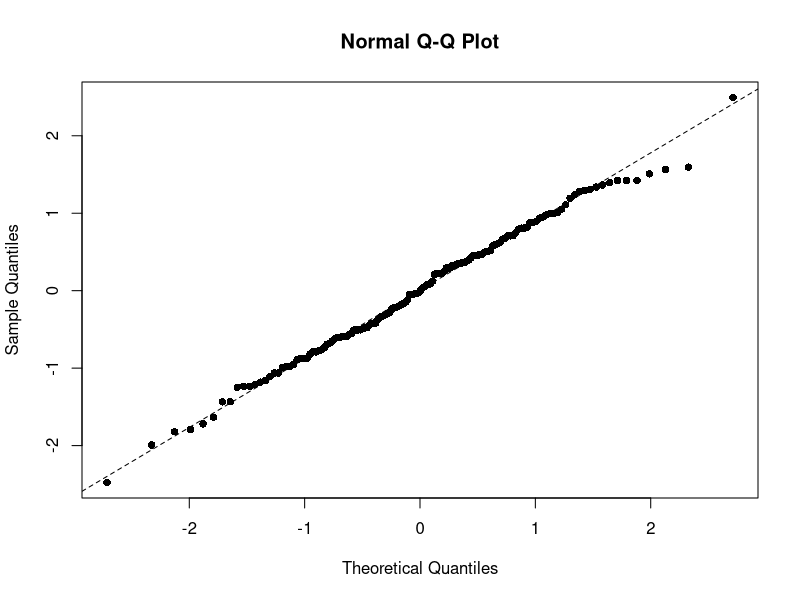
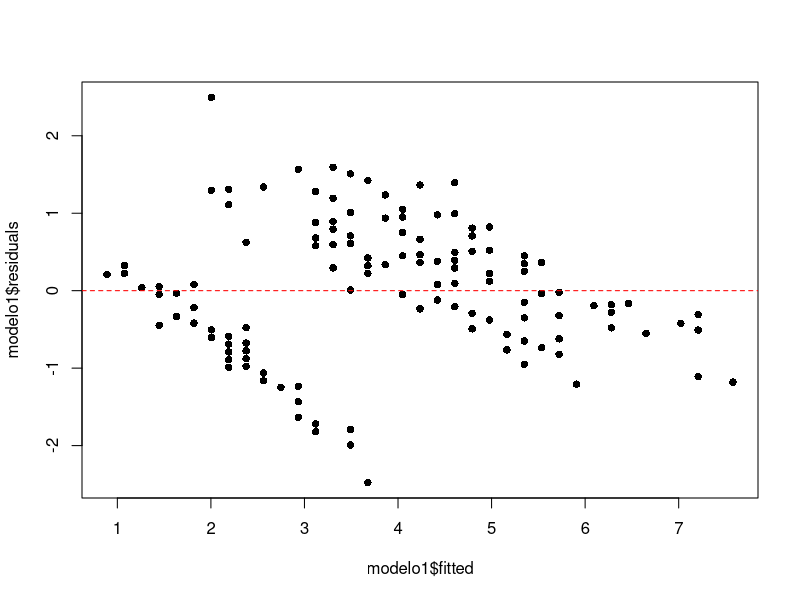
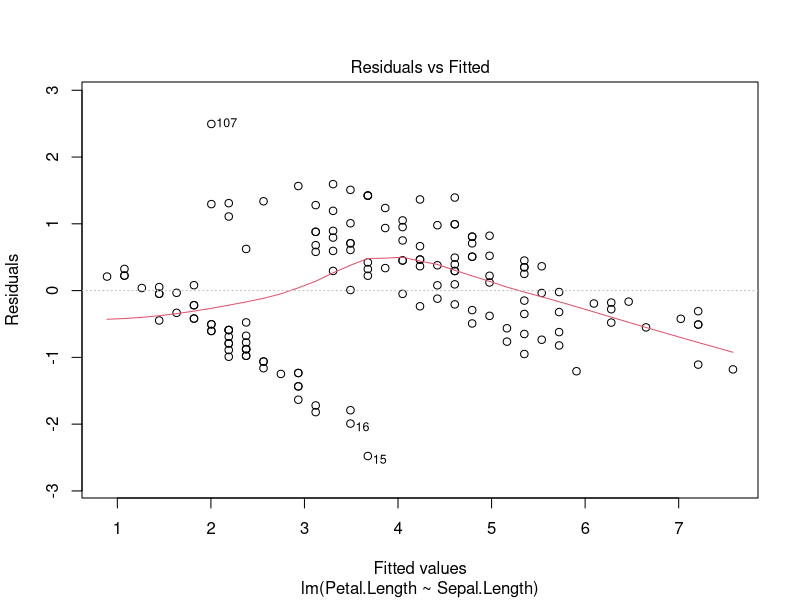
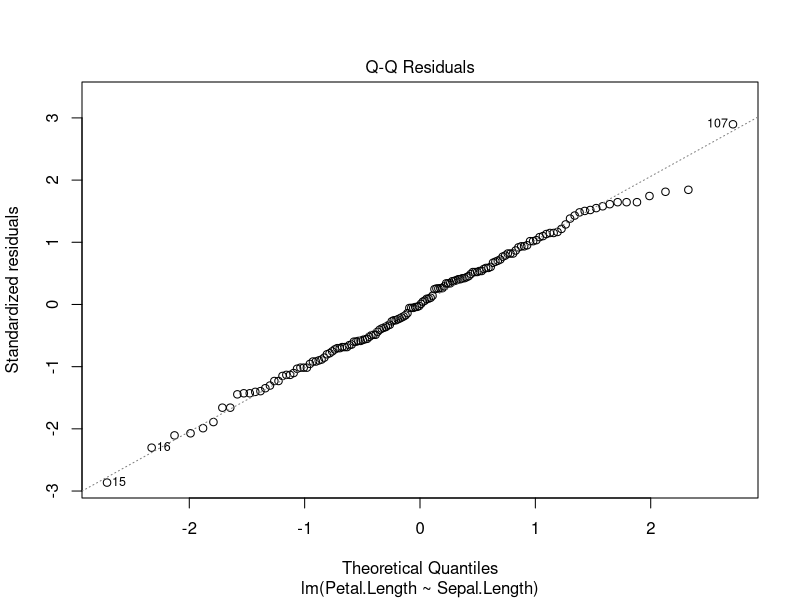
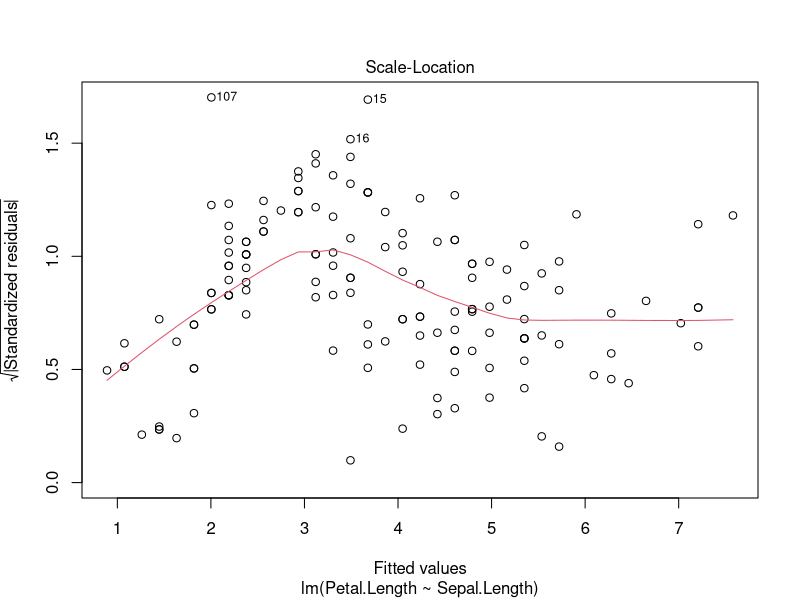
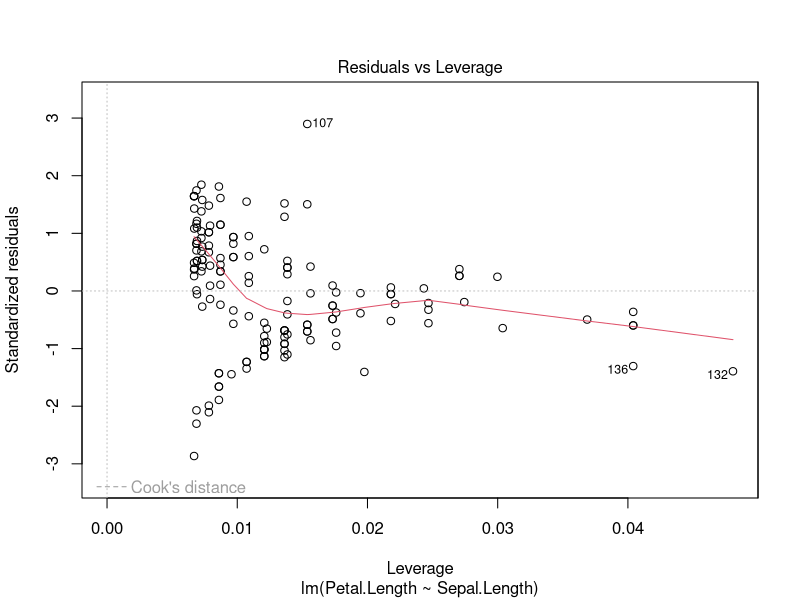
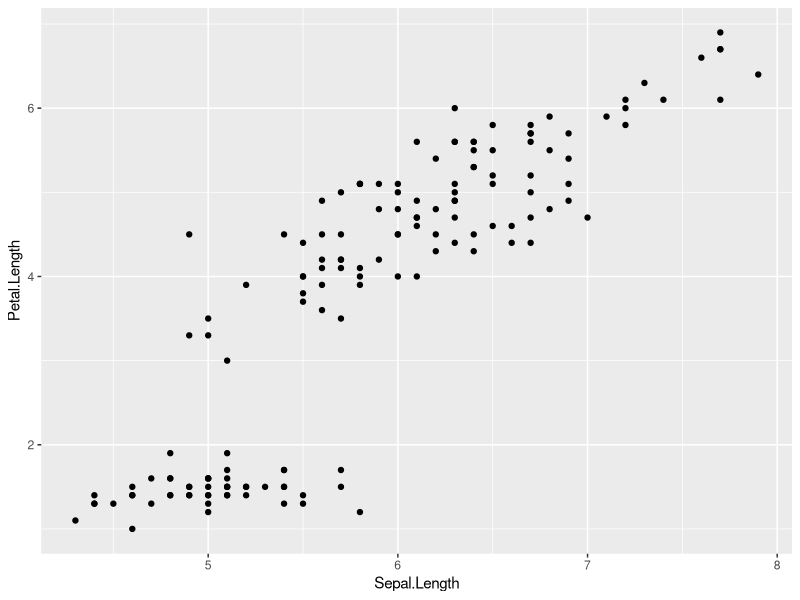
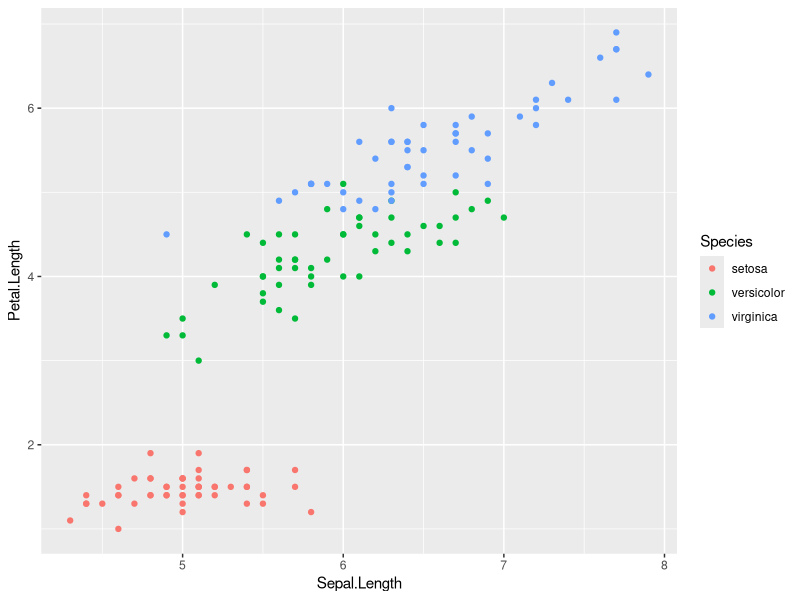

The R script that drew these images, in order:
###############################
# Regressao linear simples    #
# Disciplina R - Zoo 126      #
# 14.09.2023                  #
# Simone Cardoso              #
###############################

data(iris)
summary(iris)


# Variáveis de interesse:

# Sepal.Length 
# Sepal.Width 
# Petal.Length 
# Petal.Width
# Species


# Pergunta 1: Existe uma relação significativa entre o comprimento da sépala e o comprimento da pétala? 

# x = Sepal.Length 
# y = Petal.Length 

modelo1 <- lm(Petal.Length ~ Sepal.Length, data = iris)

# Pressupostos:

# Normalidade dos resíduos

# qqplot
qqnorm(modelo1$residuals, pch=16)
qqline(modelo1$residuals, lty=2)

# teste de shapiro
shapiro.test(modelo1$residuals) # p-value = 0.831

# Homocedasticidade

plot(modelo1$fitted, modelo1$residuals, pch = 16)
abline(h=0, lty=2, col = "red")

plot(modelo1)

### Interpretando o modelo1

library(ggplot2)

# x = Sepal.Length 
# y = Petal.Length 

ggplot(iris, aes(x = Sepal.Length, y = Petal.Length)) +
  geom_point()

ggplot(iris, aes(x = Sepal.Length, y = Petal.Length, color = Species)) +
  geom_point()

plot(Petal.Length ~ Sepal.Length, pch=16, data = iris)
abline(a = -7.10144, b = 1.85843,
       col = "blue", lwd = 3) # a = intercepto, b = slope

summary(modelo1)



# A equação do modelo não é a mesma coisa do abline da figura.
# equação do primeiro grau:  y = ax + b + resíduo

# Petal.Length = 1.86 (Sepal.Length) - 7.1
#  = 1.86 * (5) - 7.1
#  Petal.Length = 2.2

# Pergunta 2: Existe uma relação significativa entre a largura da sépala e a largura da pétala? 

# x = Sepal.Width
# y = Petal.Width

modelo2 <- lm(Petal.Width ~ Sepal.Width, data = iris)
  
# Normalidade dos resíduos

# qqplot
qqnorm(modelo2$residuals, pch=16)
qqline(modelo2$residuals, lty=2)

# teste de shapiro
shapiro.test(modelo2$residuals) # p-value = 0.002841 - Não passou!

# Homocedasticidade  
  
plot(modelo2$fitted, modelo2$residuals, pch = 16)
abline(h=0, lty=2, col = "red")

plot(modelo2)

# x = Sepal.Width
# y = Petal.Width

summary(modelo2)

plot(Petal.Width ~ Sepal.Width, pch=16, data = iris)

abline(a = 3.1569, b = -0.6403,
       col = "red", lwd = 3) # a = intercepto, b = slope



### # Pergunta: Existe uma relação significativa entre o comprimento da Pépala e a largura da pétala?

# Resposta = sim! 


# y = Petal.Length 
# x = Petal.Width 


modelo3 <- lm(Petal.Length ~ Petal.Width, iris)

# Normalidade dos resíduos

# qqplot
qqnorm(modelo3$residuals, pch=16)
qqline(modelo3$residuals, lty=2)

# teste de shapiro
shapiro.test(modelo3$residuals) # p-value = 0.3753 - Passou!

# Homocedasticidade  

plot(modelo3$fitted, modelo3$residuals, pch = 16)
abline(h=0, lty=2, col = "red")

summary(modelo3)

plot(Petal.Length ~ Petal.Width, pch=16, data = iris)

abline(a = 1.08356, b = 2.22994,
       col = "red", lwd = 3) # a = intercepto, b = slope
